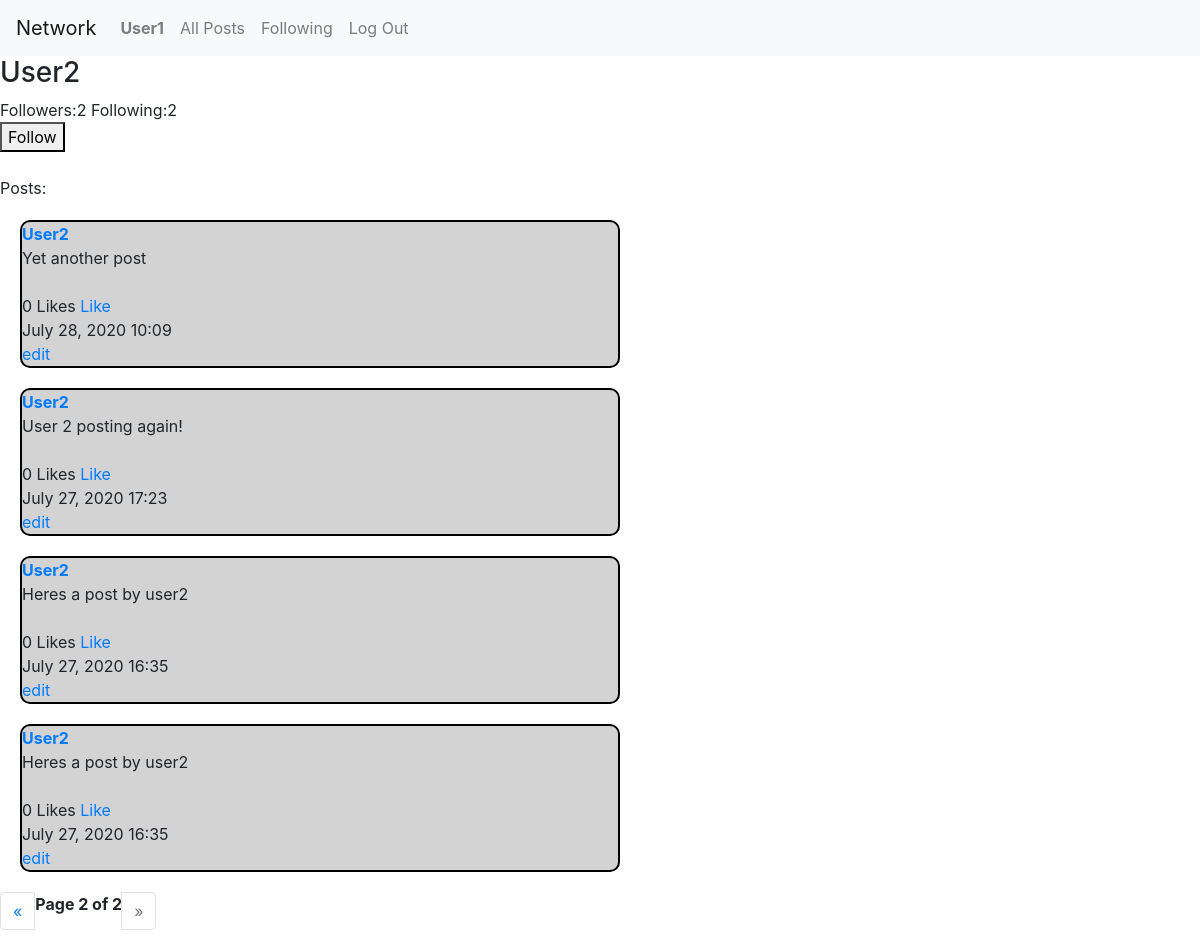
The page /User2?page=2 (signed in) on the database its author committed.
### network/models.py (models this page shows, shortened)
class User(AbstractUser):
    pass

class Post(models.Model):
    user = models.ForeignKey(User, on_delete=models.CASCADE, related_name="auth")
    post = models.CharField(max_length = 140)
    likes = models.IntegerField(default=0, blank=True, null=True)
    time = models.CharField(max_length = 40, null=True)
    class Meta:
        ordering = ['-time']

### network/views.py (the view, shortened to what this page needs)
# urls.py: path("<str:username>", views.profile, name="profile")
def profile(request, username):
    username = get_object_or_404(User, username=username)
    current_user = request.user
    current_user_following = username.user_following.filter(user_followed=current_user).exists()
    if current_user == username:
        user_self = True
    else:
        user_self = False
    if current_user_following:
        print(current_user, ' follows ', username, '?: ', current_user_following)
        follow_status = "Unfollow"
    else:
        print(current_user, ' follows ', username, '?: ', current_user_following)
        follow_status = "Follow"
    posts = Post.objects.filter(user_id=username).order_by('-id')
    paginator = Paginator(posts, 10)
    page = request.GET.get('page')
    posts = paginator.get_page(page)
    followers = username.user_following.all().count()
    following = username.user_followed.all().count()
    return render(request, "network/profile.html", {
    "username": username,
    "posts": posts,
    "follow_status": follow_status,
    "followers": followers,
    "following": following,
    "user_self": user_self
    })

### network/templates/network/profile.html (shortened to what this page needs)
{% extends "network/layout.html" %}
{% block body %}
{% if user.is_authenticated %}
<h3>{{ username }}</h3>
Followers:{{ followers }}
Following:{{ following }}
{% if user_self == True %}
<form class="follow" action="" method="post">
  <button type="submit" name="button"disabled>Follow</button>
  <input type="hidden" name="" value="follow_form">
  {% csrf_token %}
</form>
{% elif user_self == False %}
<form class="follow" action="" method="post">
  <button type="submit" name="button">{{ follow_status }}</button>
</form>
{% endif %}
<br>
Posts:
<br>
{% for post in posts %}
  <div class="post">
    <a href="{% url 'profile' username=post.user %}"><strong>{{ post.user }}</strong></a>
    <br>
    <div id="post-text">
      {{ post.post }}
    </div>
    <br>
    <div class="like">
      {{ post.likes }} Likes
      <a href=""class="likes">Like</a>
    </div>
    {{ post.time }}
    <br><a href="#"onclick="editPost()">edit</a>
  </div>
{% endfor %}
{% endif %}
{% endblock %}

### network/templates/network/layout.html (shortened to what this page needs)
{% load static %}
<!DOCTYPE html>
<html lang="en">
    <head>
        <link rel="stylesheet" href="https://stackpath.bootstrapcdn.com/bootstrap/4.4.1/css/bootstrap.min.css">
        <link href="{% static 'network/styles.css' %}" rel="stylesheet">
    </head>
    <body>
        <nav class="navbar navbar-expand-lg navbar-light bg-light">
            <a class="navbar-brand" href="#">Network</a>
            <div>
              <ul class="navbar-nav mr-auto">
                {% if user.is_authenticated %}
                    <li class="nav-item">
                        <a class="nav-link" href="{{ user.username }}"><strong>{{ user.username }}</strong></a>
                    </li>
                {% endif %}
                <li class="nav-item">
                  <a class="nav-link" href="{% url 'index' %}">All Posts</a>
                </li>
                {% if user.is_authenticated %}
                    <li class="nav-item">
                        <a class="nav-link" href="{% url 'following' %}">Following</a>
                    </li>
                    <li class="nav-item">
                        <a class="nav-link" href="{% url 'logout' %}">Log Out</a>
                    </li>
                {% endif %}
              </ul>
            </div>
          </nav>
        <div class="body">
            {% block body %}
            {% endblock %}
            {% if user.is_authenticated %}
            {% if posts %}
          <nav aria-label="Page navigation">
            <ul class="pagination">
              {% if posts.has_previous %}
              <li class="page-item">
              <a class="page-link " href="?page={{ posts.previous_page_number }}" aria-label="Previous">
              {% else %}
              <li class="page-item disabled">
              <a class="page-link " href="" aria-label="Previous">
              {% endif %}
                <span aria-hidden="true">&laquo;</span>
              </a>
            </li>
            <strong>Page {{ posts.number }} of {{ posts.paginator.num_pages }}</strong>
            {% if posts.has_next %}
            <li class="page-item">
              <a class="page-link" href="?page={{ posts.next_page_number }}" aria-label="Next">
            {% else %}
            <li class="page-item disabled">
              <a class="page-link" href="" aria-label="Next">
            {% endif %}
                <span aria-hidden="true">&raquo;</span>
              </a>
            </li>
          </ul>
        </nav>
        {% endif %}
        {% endif %}
        </div>
    </body>
</html>

### network/static/network/styles.css (style rules this page uses)
.post { background-color: lightgrey; border: 2px solid black; border-radius: 10px; margin: 20px; width: 50%; }

### rows shown on the page
User: username "User1"
User: username "User2"
Post: user "User2", post "Yet another post", likes "0", time "July 28, 2020 10:09"
Post: user "User2", post "User 2 posting again!", likes "0", time "July 27, 2020 17:23"
Post: user "User2", post "Heres a post by user2", likes "0", time "July 27, 2020 16:35"
Post: user "User2", post "Heres a post by user2", likes "0", time "July 27, 2020 16:35"

### other values the page prints
{{ followers }} "2"
{{ following }} "2"
{{ follow_status }} "Follow"
{{ posts.number }} "2"
{{ posts.paginator.num_pages }} "2"
